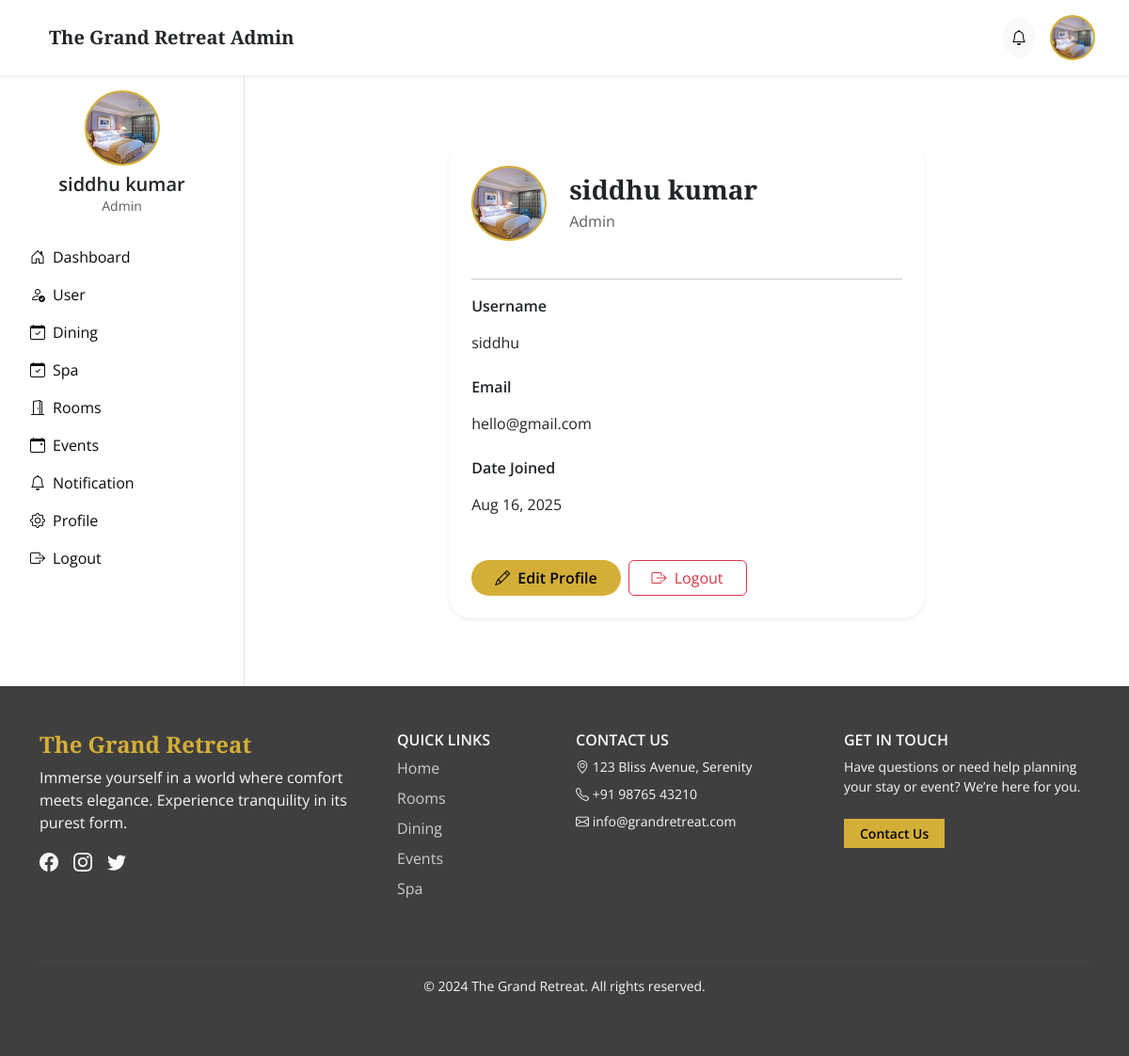
The app's page /admin-profile/ (signed in), older data.
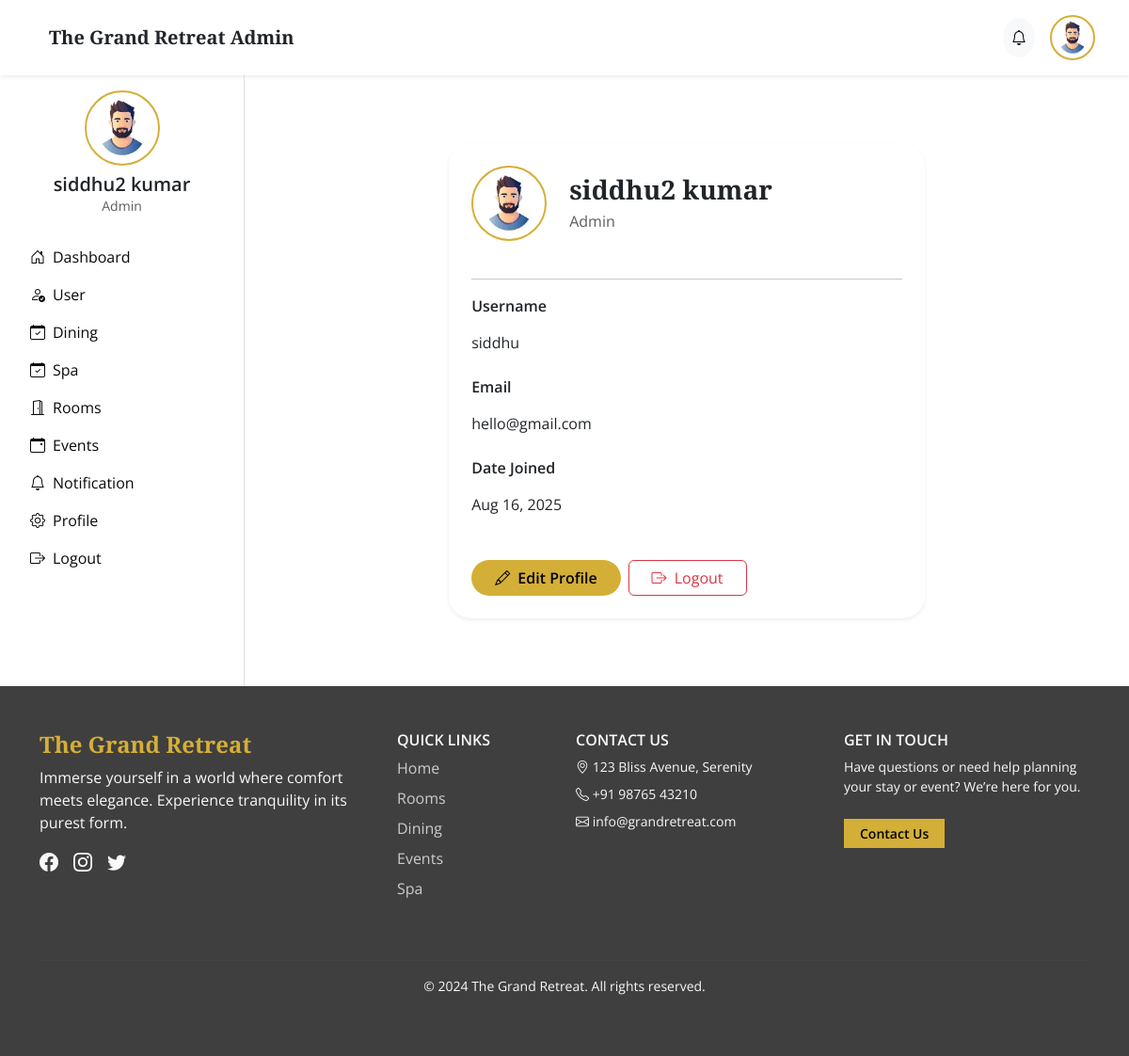
The same page, newer data.
### main/models.py (models this page shows, shortened)
class UserProfile(models.Model):
    user = models.OneToOneField(User, on_delete=models.CASCADE)
    phone = models.CharField(max_length=20, blank=True, null=True)
    address = models.TextField(blank=True, null=True)  # ✅ Added address
    account_type = models.CharField(max_length=50, default="Standard")
    profile_picture = models.ImageField(upload_to='profile_pics/', blank=True, null=True)
    member_since = models.DateField(auto_now_add=True)

### accounts/models.py (models this page shows)
class User(AbstractUser):
    name = models.CharField(max_length=255, null=True, blank=True)
    contact = models.CharField(max_length=13)
    gender = models.CharField(max_length=3, choices=(('M',"male"),('f',"female"),('o',"other"),('N/A',"don't want to mention")))
    user = models.CharField(max_length=1, choices=(
        ("s","supplier"),
        ("c","customer")
    ))

### main/views.py (the view, shortened to what this page needs)
# urls.py: path('admin-profile/', views.admin_profile, name='admin_profile'),
@login_required
def admin_profile(request):
    user = request.user
    profile, created = UserProfile.objects.get_or_create(user=user)
    return render(request, 'Adminprofile.html', {'user': user, 'profile': profile})

### main/templates/Adminprofile.html (shortened to what this page needs)
{% extends 'base.html' %}
{% block main %}
<div class="container py-4">
  <div class="row justify-content-center">
    <div class="col-lg-7">
      <div class="card profile-card shadow-sm border-0 p-4">
        <div class="d-flex align-items-center gap-4 mb-4">
          <div class="sidebar-avatar sidebar-avatar-lg" style="background-image: url('{% if profile.profile_picture %}{{ profile.profile_picture.url }}{% else %}https://ui-avatars.com/api/?name={{ user.get_full_name|default:user.username }}&background=d4af37&color=fff{% endif %}')"></div>
          <div>
            <h3 class="fw-bold mb-1">{{ user.get_full_name|default:user.username }}</h3>
            <p class="text-muted mb-0">Admin</p>
          </div>
        </div>
        <hr>
        <div class="mb-3">
          <label class="form-label fw-semibold">Username</label>
          <div class="form-control-plaintext">{{ user.username }}</div>
        </div>
        <div class="mb-3">
          <label class="form-label fw-semibold">Email</label>
          <div class="form-control-plaintext">{{ user.email }}</div>
        </div>
        <div class="mb-3">
          <label class="form-label fw-semibold">Date Joined</label>
          <div class="form-control-plaintext">{{ user.date_joined|date:"M d, Y" }}</div>
        </div>
        <div class="d-flex gap-2 mt-4">
          <a href="" class="btn btn-gold px-4" data-bs-toggle="modal" data-bs-target="#editProfileModal"><i class="bi bi-pencil me-1"></i> Edit Profile</a>
          <a href="{% url 'logout' %}" class="btn btn-outline-danger px-4"><i class="bi bi-box-arrow-right me-1"></i> Logout</a>
        </div>
      </div>
    </div>
  </div>
</div>
{% endblock %}

### main/templates/base.html (shortened to what the changed rows need)
<!DOCTYPE html>
<html lang="en">
<head>
    <link href="https://cdn.jsdelivr.net/npm/bootstrap@5.3.3/dist/css/bootstrap.min.css" rel="stylesheet" />
    <link href="https://cdn.jsdelivr.net/npm/bootstrap-icons@1.10.5/font/bootstrap-icons.css" rel="stylesheet" />
    <link href="https://unpkg.com/aos@2.3.4/dist/aos.css" rel="stylesheet" />
</head>
<body>
{% if user.is_authenticated and user.is_staff %}
    <header class="navbar navbar-expand-lg bg-white shadow-sm px-4 py-3">
        <div class="container-fluid d-flex justify-content-between align-items-center">
            <div class="d-flex align-items-center gap-3">
                <h2 class="h5 mb-0 fw-bold text-dark">The Grand Retreat Admin</h2>
            </div>
            <div class="d-flex align-items-center gap-3">
                <a href="{% url 'AdminNotification' %}" class="btn btn-light rounded-circle p-2" title="Notifications">
                    <i class="bi bi-bell"></i>
                </a>
                <div class="dropdown ">
                    <div class="sidebar-avatar dropdown-toggle" data-bs-toggle="dropdown"
                         style="background-image: url('{% if profile.profile_picture %}{{ profile.profile_picture.url }}{% else %}https://ui-avatars.com/api/?name={{ user.get_full_name|default:user.username }}&background=d4af37&color=fff{% endif %}');">
                    </div>
                </div>
            </div>
        </div>
    </header>
    <div class="d-flex flex-grow-1">
        <aside class="bg-white border-end p-3" style="width: 260px;" role="navigation">
            <div class="text-center mb-4">
    <div class="sidebar-avatar sidebar-avatar-lg mx-auto mb-2"
        style="background-image: url('{% if profile.profile_picture %}{{ profile.profile_picture.url }}{% else %}https://ui-avatars.com/api/?name={{ user.get_full_name|default:user.username }}&background=d4af37&color=fff{% endif %}');">
    </div>
    <h5 class="mb-0 fw-semibold">{{ user.get_full_name|default:user.username }}</h5>
    <p class="text-muted small mb-0">Admin</p>
</div>
            <nav class="nav flex-column">
                <a class="nav-link text-dark d-flex align-items-center gap-2" href="{% url 'AdminDashboard' %}"><i class="bi bi-house-door"></i> Dashboard</a>
                <a class="nav-link text-dark d-flex align-items-center gap-2" href="{% url 'AdminDashboard' %}"><i class="bi bi-person-check"></i> User</a>
                <a class="nav-link text-dark d-flex align-items-center gap-2" href="{% url 'Admindinish' %}"><i class="bi bi-calendar-check"></i> Dining</a>
                <a class="nav-link text-dark d-flex align-items-center gap-2" href="{% url 'Adminspa' %}"><i class="bi bi-calendar-check"></i> Spa</a>
                <a class="nav-link text-dark d-flex align-items-center gap-2" href="{% url 'adminRoom' %}"><i class="bi bi-door-open"></i> Rooms</a>
                <a class="nav-link text-dark d-flex align-items-center gap-2" href="{% url 'adminEvent' %}"><i class="bi bi-calendar-event"></i> Events</a>
                <a class="nav-link text-dark d-flex align-items-center gap-2" href="{% url 'AdminNotification' %}"><i class="bi bi-bell"></i> Notification</a>
                <a class="nav-link text-dark d-flex align-items-center gap-2" href="{% url 'admin_profile' %}"><i class="bi bi-gear"></i> Profile </a>
                <a class="nav-link text-dark d-flex align-items-center gap-2" href="{% url 'logout' %}"><i class="bi bi-box-arrow-right"></i> Logout</a>
            </nav>
        </aside>
        <main class="flex-grow-1 p-3">
            {% block main %}{% endblock %}
        </main>
    </div>
{% endif %}
</body>
</html>

Row changes from the older to the newer data that the page shows:
changed UserProfile: profile_picture: picture removed, a placeholder shows
changed User "siddhu": get_full_name "siddhu kumar" → "siddhu2 kumar"
